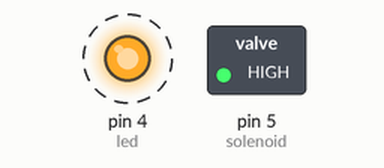
A sketch run on a simulated Arduino Uno, built with avr-gcc and run on an emulated ATmega328P. On the bench: switched loads named in the sketch (green lamp = pin HIGH), output pins drawn as LEDs (lit = HIGH). Dashed ring = blinking.

Above: at 0.5 s.
Timing chart, 0 to 4.6 s (numbered marks = the images above):
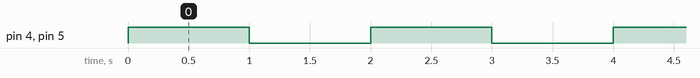

The sketch:

solenoid-test.ino
```cpp
int solenoid=5; //assign Solenoid to pin 5
int led=4;      //assign LED to pin 4

void setup(){
pinMode(solenoid,OUTPUT); //define Solenoid as an Output
pinMode(led,OUTPUT);      //define LED as an Output
Serial.begin(9600);
}

void loop(){
digitalWrite(solenoid,HIGH); //Opens Solenoid
digitalWrite(led,HIGH);  //LED is On
delay(1000); // 1 second delay
digitalWrite(solenoid,LOW); //Closes Solenoid
digitalWrite(led,LOW); //LED is Off
delay(1000); // 1 second delay
}
```

Measured:
- by itself, pin 4 (led), pin 5 (solenoid): alternates HIGH for 1.0 s and LOW for 1.0 s
